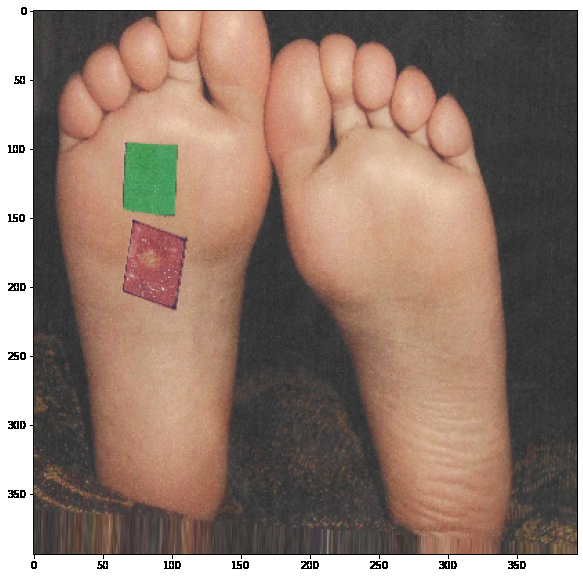
#> input picture Area_Measurement_Algorithms/Medida_area/download.png, 583 x 578 px
$ python area_calculator.py
#> lines starting #> are read from the running program, lines starting #| are printed output that depends on the picture; after the words box and inside, x2 and y2 are one past the last pixel; in counts of white or black regions, pixels touching at a corner belong together
# -*- coding: utf-8 -*-
"""
Created on Sun Mar 19 17:54:10 2023

@author: nicol
"""

import matplotlib.pyplot as plt
import cv2
import numpy as np

ruta = 'download.png'

img = cv2.imread(ruta)
#> img is the input picture: shape (578, 583, 3); mean B, G, R 109.7, 122.7, 145.8

plt.imshow(img[:,:,(2,1,0)])


img = cv2.cvtColor(img,cv2.COLOR_BGR2RGB)
verdeBajo1 = np.array([40, 100, 100], np.uint8)
verdeAlto1 = np.array([80, 255, 255], np.uint8)
# Pasamos las imágenes de BGR a: GRAY (esta a BGR nuevamente) y a HSV
imageHSV = cv2.cvtColor(img, cv2.COLOR_BGR2HSV)
#> imageHSV: shape (578, 583, 3); mean H, S, V 73.1, 54.7, 146.6
# Detectamos el color verde
mask = cv2.inRange(imageHSV, verdeBajo1, verdeAlto1)
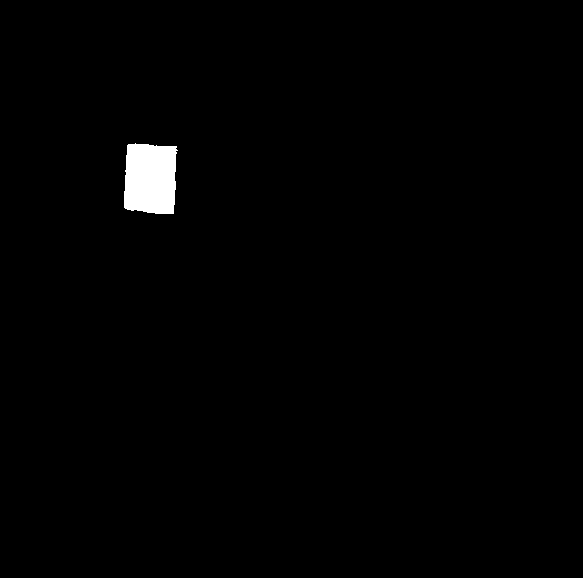
#> mask: shape (578, 583); 1% white; 1 white region, box (x1, y1, x2, y2) and area: (124, 143, 178, 214) 3383
area = len(mask[np.where(mask!=0)])
#> area = 3383
factor = 4/area # en cm^2
#> factor = 0.00118


plt.figure(figsize=(10,10))
plt.subplot(1,2,1)
plt.imshow(mask,cmap="gray")
plt.subplot(1,2,2)
greenDetected = cv2.bitwise_and(img,img,mask=mask)
plt.imshow(greenDetected)
plt.show()
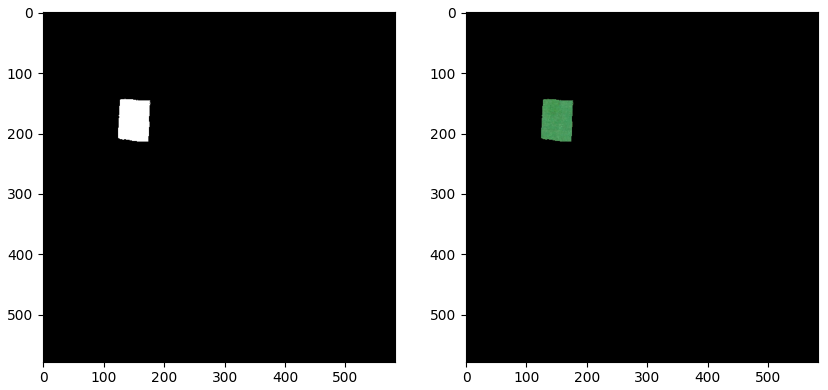
#> figure drawn by matplotlib, 2 panels
